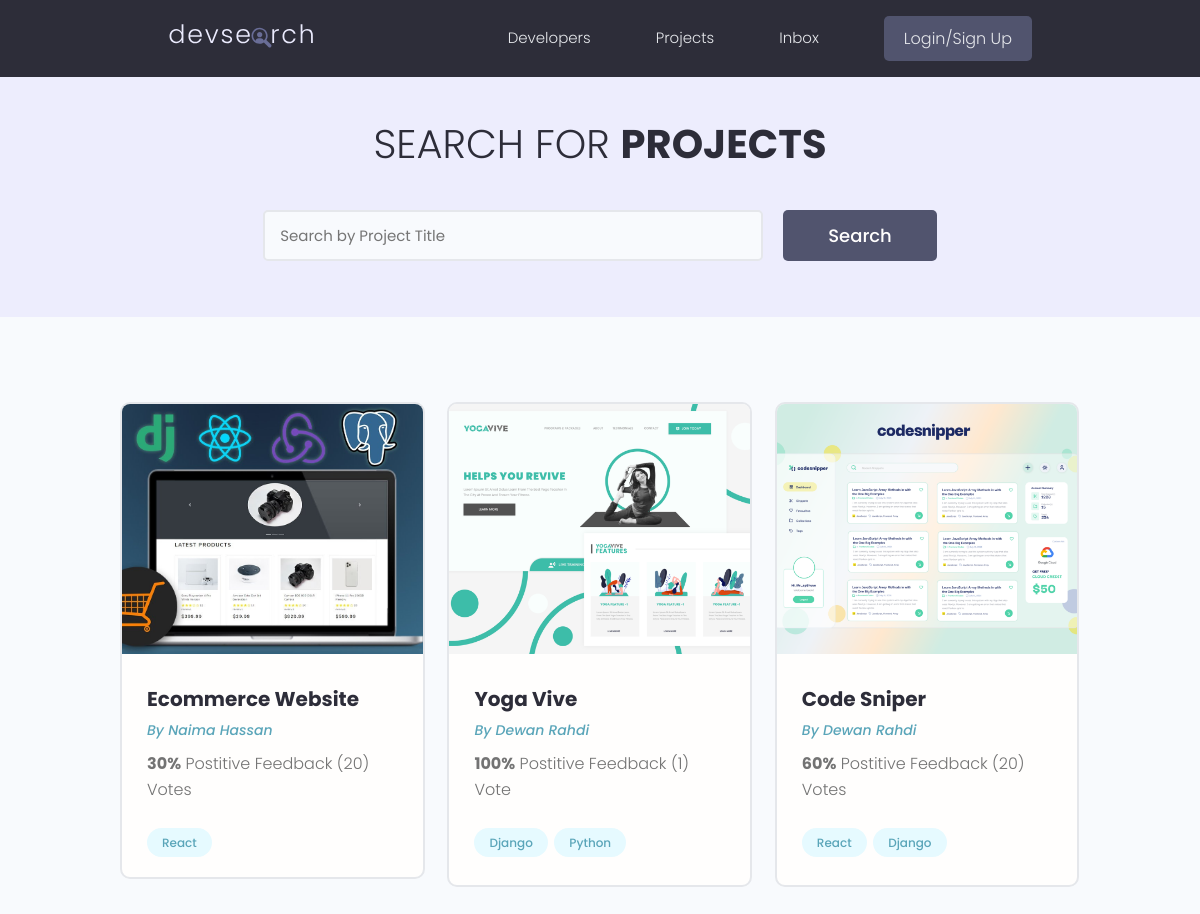
/projects/, run on the app's committed database.
### projects/models.py (models this page shows, shortened)
class Projects(models.Model):
 owner = models.ForeignKey(Profile, null=True, blank=True, on_delete=models.SET_NULL)
 title = models.CharField(max_length=200)
 description = models.TextField(null=True, blank=True)
 featured_image = models.ImageField(null=True, blank=True, default="default.jpg")
 demo_link = models.CharField(max_length=2000,null=True, blank=True)
 source_link = models.CharField(max_length=2000,null=True, blank=True)
 tags = models.ManyToManyField(Tag, blank=True)
 vote_total = models.IntegerField(default=0,null=True, blank=True)
 vote_ratio = models.IntegerField(default=0,null=True, blank=True)
 created_at = models.DateTimeField(auto_now_add=True)
 id = models.UUIDField(default = uuid.uuid4, unique=True, primary_key=True, editable=False)

class Tag(models.Model):
  name = models.CharField(max_length=200)
  created_at = models.DateTimeField(auto_now_add=True)
  id = models.UUIDField(default = uuid.uuid4, unique=True, primary_key=True, editable=False)
  def __str__(self):
   return self.name

### users/models.py (models this page shows, shortened)
class Profile(models.Model):
   user = models.OneToOneField(User, on_delete = models.CASCADE, null=True, blank=True)
   name = models.CharField(max_length=200, null=True, blank=True)
   email = models.EmailField(max_length=500, blank=True,null=True)
   username = models.CharField(max_length=200, null=True, blank=True)
   location = models.CharField(max_length=200, null=True, blank=True)
   short_intro=models.CharField(max_length=200, null=True, blank=True)
   bio = models.TextField(null=True, blank=True)
   profile_image = models.ImageField(null=True, blank=True, upload_to='profiles/', default='profiles/user-default.png')
   social_github = models.CharField(max_length=200, null=True, blank=True)
   social_twitter = models.CharField(max_length=200, null=True, blank=True)
   social_linkedin = models.CharField(max_length=200, null=True, blank=True)
   social_youtube = models.CharField(max_length=200, null=True, blank=True)
   social_website = models.CharField(max_length=200, null=True, blank=True)
   created_at = models.DateTimeField(auto_now_add=True)
   id = models.UUIDField(default = uuid.uuid4, unique=True, primary_key=True, editable=False)

### projects/views.py (the view)
# urls.py: path('projects/', include('projects.urls')),
def projects(request):
    projects = Projects.objects.all()
    context = { 'projects': projects}
    return render(request,'projects/projects.html', context)

### projects/templates/projects/projects.html (shortened to what this page needs)
{% extends 'main.html' %}
{% block content %}
<main class="projects">
  <section class="hero-section text-center">
    <div class="container container--narrow">
      <div class="hero-section__box">
        <h2>Search for <span>Projects</span></h2>
      </div>
      <div class="hero-section__search">
        <form class="form" action="#" method="get">
          <div class="form__field">
            <input class="input input--text" id="formInput#search" type="text" name="text"
              placeholder="Search by Project Title" />
          </div>
          <input class="btn btn--sub btn--lg" type="submit" value="Search" />
        </form>
      </div>
    </div>
  </section>
  <section class="projectsList">
    <div class="container">
      <div class="grid grid--three">
        {% for project in projects %}
        <div class="column">
          <div class="card project">
            <a href="{% url 'project' project.id %}" class="project">
              <img class="project__thumbnail" src="{{project.featured_image.url}}" alt="project thumbnail" />
              <div class="card__body">
                <h3 class="project__title">{{ project.title }}</h3>
                <p><a class="project__author" href="{% url 'user-profile' project.owner.id %}" target="_blank">By
                    {{project.owner.name}}</a>
                </p>
                <p class="project--rating">
                  <span style="font-weight: bold;">{{ project.vote_ratio }}%</span> Postitive
                  Feedback ({{ project.vote_total }}) Vote{{ project.vote_total|pluralize:"s" }}
                </p>
                <div class="project__tags">
                  {% for tag in project.tags.all %}
                  <span class="tag tag--pill tag--main">
                    <small>{{tag}}</small>
                  </span>
                  {% endfor %}
                </div>
              </div>
            </a>
          </div>
        </div>
        {% endfor %}
      </div>
    </div>
  </section>
</main>
{% endblock content %}

### static/styles/app.css (style rules this page uses)
:root { --color-sub: #2d2d39; }
.btn--sub { background-color: var(--color-sub-light); }
.card { border: 2px solid var(--color-light); }
img { width: 100%; }
.hero-section { height: 40vh; display: flex; align-items: center; background-color: var(--color-sub); }
.hero-section__box { margin-bottom: 4rem; }
.hero-section__box > h2, .hero-section__box > h2 > span { font-size: 4rem; color: var(--color-light); line-height: 1.3; text-transform: uppercase; }
.hero-section__box > h2 { font-weight: 300; }
.hero-section__box > h2 > span { font-weight: 700; }
.hero-section__search > .form { display: flex; align-items: center; justify-content: center; gap: 2rem; }
.hero-section__search > .form input.input--text { width: 50rem; }
.project__author { font-size: 1.4rem; font-style: italic; }
.project--rating { margin-bottom: 1.6em; margin-top: .5em; }
.projects > .hero-section { background: var(--color-sub-lighter); height: 30vh; }
.projects .hero-section__box { margin-bottom: 2.5rem; }
.projects .hero-section__box > h2 { color: var(--color-sub); }
.projects .hero-section__box > h2 > span { font-weight: 700; color: var(--color-sub); }
.projectsList { margin-top: 8rem; }
.project__thumbnail { height: 25rem; object-fit: cover; object-position: top center; }
.project__title { font-size: 2rem; font-weight: 700; color: var(--color-sub); }

### static/uikit/styles/modules/_variables.css (style rules this page uses)
:root { --color-main: #5aa5b9; --color-main-light: #e6faff; --color-sub: #3f4156; --color-sub-light: #51546e; --color-sub-lighter: #ededfd; --color-text: #737373; --color-gray: #8b8b8b; --color-light: #e5e7eb; --color-light-gray: #767676; --color-bg: #f8fafd; --color-white: #fffefd; --color-white-light: #f3f3f3; --color-success: #359e64; --color-success-bg: #def8e8; --color-error: #fc4b0b; --color-error-bg: #fff2ee; --font-base: 'Poppins', arial, helvetica, 'Segoe UI', roboto, ubuntu, sans-serif; --font-monospace: 'Fira Code', 'Courier New', courier, monospace; --font-regular: 300; --font-medium: 500; --font-bold: 700; --generic-shadow: 1px 1px 5px #00000010; --generic-transition: all 0.3s ease-in-out; }

### static/uikit/styles/modules/_base.css (style rules this page uses)
* { margin: 0; padding: 0; box-sizing: border-box; text-rendering: optimizeLegibility; color: inherit; font-size: inherit; }
html { font-size: 50%; }
@media only screen and (min-width: 480px) { html { font-size: 56.25%; } }
@media only screen and (min-width: 1200px) { html { font-size: 62.5%; } }
body { line-height: 1.6; font-weight: 400; font-size: 1.5rem; color: var(--color-text); background-color: var(--color-bg); min-height: 100vh; }

### static/uikit/styles/modules/_typography.css (style rules this page uses)
* { font-family: var(--font-base); }
h2 { font-size: 3.6rem; font-weight: var(--font-bold); }
h3 { font-size: 3.2rem; font-weight: var(--font-medium); }
p, span, strong { font-size: 1.6rem; color: var(--color-text); font-weight: var(--font-regular); }
a { padding-bottom: 2px; text-decoration: none; display: inline-block; color: var(--color-main); font-weight: var(--font-medium); }

### static/uikit/styles/modules/_utilities.css (style rules this page uses)
.container { width: 92%; max-width: 165rem; margin: 0 auto; box-sizing: border-box; }
.container--narrow { width: 92%; max-width: 120rem; }
@media screen and (min-width: 1000px) { .container { width: 90%; } }
@media screen and (min-width: 1000px) { .container--narrow { width: 85%; } }
@media screen and (min-width: 1200px) { .container { width: 80%; } }
@media screen and (min-width: 1200px) { .container--narrow { width: 72%; } }
.text-center { text-align: center; }

### static/uikit/styles/modules/_button.css (style rules this page uses)
.btn { display: inline-block; position: relative; cursor: pointer; background-color: var(--color-light); font-weight: var(--font-medium); color: var(--color-sub); text-decoration: none; padding: 1rem 2rem; border-radius: 0.5rem; border: none; width: -webkit-fit-content; width: -moz-fit-content; width: fit-content; height: -webkit-fit-content; height: -moz-fit-content; height: fit-content; font-size: 1.6rem; outline-width: 0; outline-color: transparent; -webkit-backface-visibility: hidden; backface-visibility: hidden; transition: all 0.3s ease-in-out; }
.btn--sub { background-color: var(--color-sub); color: var(--color-white); }
.btn--lg { font-size: 1.8rem; padding: 1.2rem 4.5rem; }

### static/uikit/styles/modules/_card.css (style rules this page uses)
.card { border-radius: 1rem; background-color: var(--color-white); border: 1.5px solid var(--color-light); width: auto; height: auto; margin-top: 0.5rem; margin-bottom: 0.5rem; overflow: hidden; }
.card__body, .card__header { padding: 2rem 2.5rem; }

### data on the page
Projects: featured_image (picture), title "Ecommerce Website", owner.name "Naima Hassan", vote_ratio "30", vote_total "20"
Tag: name "React"
Projects: featured_image (picture), title "Yoga Vive", owner.name "Dewan Rahdi", vote_ratio "100", vote_total "1"
Tag: name "Django"
Tag: name "Python"
Projects: featured_image (picture), title "Code Sniper", owner.name "Dewan Rahdi", vote_ratio "60", vote_total "20"
